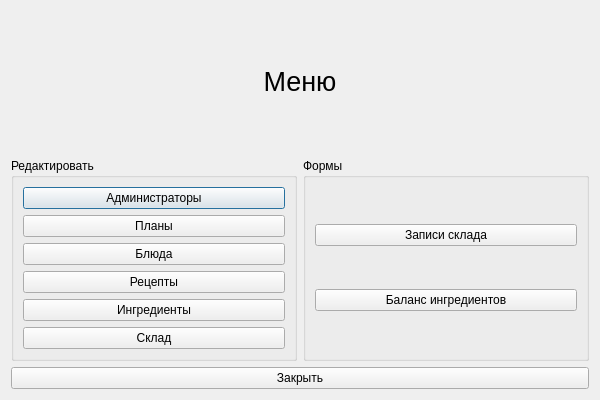
<?xml version="1.0" encoding="UTF-8"?>
<ui version="4.0">
 <class>AdminMenu</class>
 <widget class="QDialog" name="AdminMenu">
  <property name="geometry">
   <rect>
    <x>0</x>
    <y>0</y>
    <width>600</width>
    <height>400</height>
   </rect>
  </property>
  <property name="windowTitle">
   <string>Меню администратора</string>
  </property>
  <layout class="QVBoxLayout" name="verticalLayout">
   <item>
    <widget class="QLabel" name="label">
     <property name="font">
      <font>
       <pointsize>20</pointsize>
      </font>
     </property>
     <property name="text">
      <string>Меню</string>
     </property>
     <property name="alignment">
      <set>Qt::AlignCenter</set>
     </property>
    </widget>
   </item>
   <item>
    <layout class="QHBoxLayout" name="horizontalLayout">
     <item>
      <widget class="QGroupBox" name="groupBox">
       <property name="title">
        <string>Редактировать</string>
       </property>
       <layout class="QVBoxLayout" name="verticalLayout_2">
        <item>
         <widget class="QPushButton" name="btn_admins">
          <property name="text">
           <string>Администраторы</string>
          </property>
         </widget>
        </item>
        <item>
         <widget class="QPushButton" name="btn_plans">
          <property name="text">
           <string>Планы</string>
          </property>
         </widget>
        </item>
        <item>
         <widget class="QPushButton" name="btn_dishes">
          <property name="text">
           <string>Блюда</string>
          </property>
         </widget>
        </item>
        <item>
         <widget class="QPushButton" name="btn_recipes">
          <property name="text">
           <string>Рецепты</string>
          </property>
         </widget>
        </item>
        <item>
         <widget class="QPushButton" name="btn_ingredients">
          <property name="text">
           <string>Ингредиенты</string>
          </property>
         </widget>
        </item>
        <item>
         <widget class="QPushButton" name="btn_storage">
          <property name="text">
           <string>Склад</string>
          </property>
         </widget>
        </item>
       </layout>
      </widget>
     </item>
     <item>
      <widget class="QGroupBox" name="groupBox_2">
       <property name="title">
        <string>Формы</string>
       </property>
       <layout class="QVBoxLayout" name="verticalLayout_3">
        <item>
         <widget class="QPushButton" name="btn_scripts">
          <property name="text">
           <string>Записи склада</string>
          </property>
         </widget>
        </item>
        <item>
         <widget class="QPushButton" name="btn_balance">
          <property name="text">
           <string>Баланс ингредиентов</string>
          </property>
         </widget>
        </item>
       </layout>
      </widget>
     </item>
    </layout>
   </item>
   <item>
    <widget class="QPushButton" name="btn_close">
     <property name="text">
      <string>Закрыть</string>
     </property>
    </widget>
   </item>
  </layout>
 </widget>
 <resources/>
 <connections/>
</ui>
